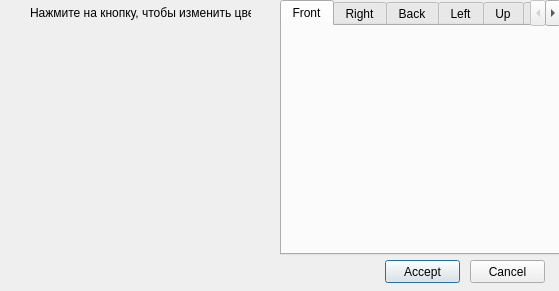
<?xml version="1.0" encoding="UTF-8"?>
<ui version="4.0">
 <class>setup</class>
 <widget class="QDialog" name="setup">
  <property name="geometry">
   <rect>
    <x>0</x>
    <y>0</y>
    <width>559</width>
    <height>291</height>
   </rect>
  </property>
  <property name="windowTitle">
   <string>Задайте цвета</string>
  </property>
  <widget class="QTabWidget" name="tabWidget">
   <property name="geometry">
    <rect>
     <x>280</x>
     <y>0</y>
     <width>281</width>
     <height>255</height>
    </rect>
   </property>
   <property name="currentIndex">
    <number>0</number>
   </property>
   <widget class="QWidget" name="tab_front">
    <attribute name="title">
     <string>Front</string>
    </attribute>
   </widget>
   <widget class="QWidget" name="tab_right">
    <attribute name="title">
     <string>Right</string>
    </attribute>
   </widget>
   <widget class="QWidget" name="tab_back">
    <attribute name="title">
     <string>Back</string>
    </attribute>
   </widget>
   <widget class="QWidget" name="tab_left">
    <attribute name="title">
     <string>Left</string>
    </attribute>
   </widget>
   <widget class="QWidget" name="tab_up">
    <attribute name="title">
     <string>Up</string>
    </attribute>
   </widget>
   <widget class="QWidget" name="tab_down">
    <attribute name="title">
     <string>Down</string>
    </attribute>
   </widget>
  </widget>
  <widget class="QPushButton" name="but_ok">
   <property name="geometry">
    <rect>
     <x>385</x>
     <y>260</y>
     <width>75</width>
     <height>23</height>
    </rect>
   </property>
   <property name="text">
    <string>Accept</string>
   </property>
  </widget>
  <widget class="QPushButton" name="but_cancel">
   <property name="geometry">
    <rect>
     <x>470</x>
     <y>260</y>
     <width>75</width>
     <height>23</height>
    </rect>
   </property>
   <property name="text">
    <string>Cancel</string>
   </property>
  </widget>
  <widget class="QLabel" name="label">
   <property name="geometry">
    <rect>
     <x>30</x>
     <y>5</y>
     <width>221</width>
     <height>16</height>
    </rect>
   </property>
   <property name="text">
    <string>Нажмите на кнопку, чтобы изменить цвет</string>
   </property>
  </widget>
 </widget>
 <resources/>
 <connections/>
</ui>
